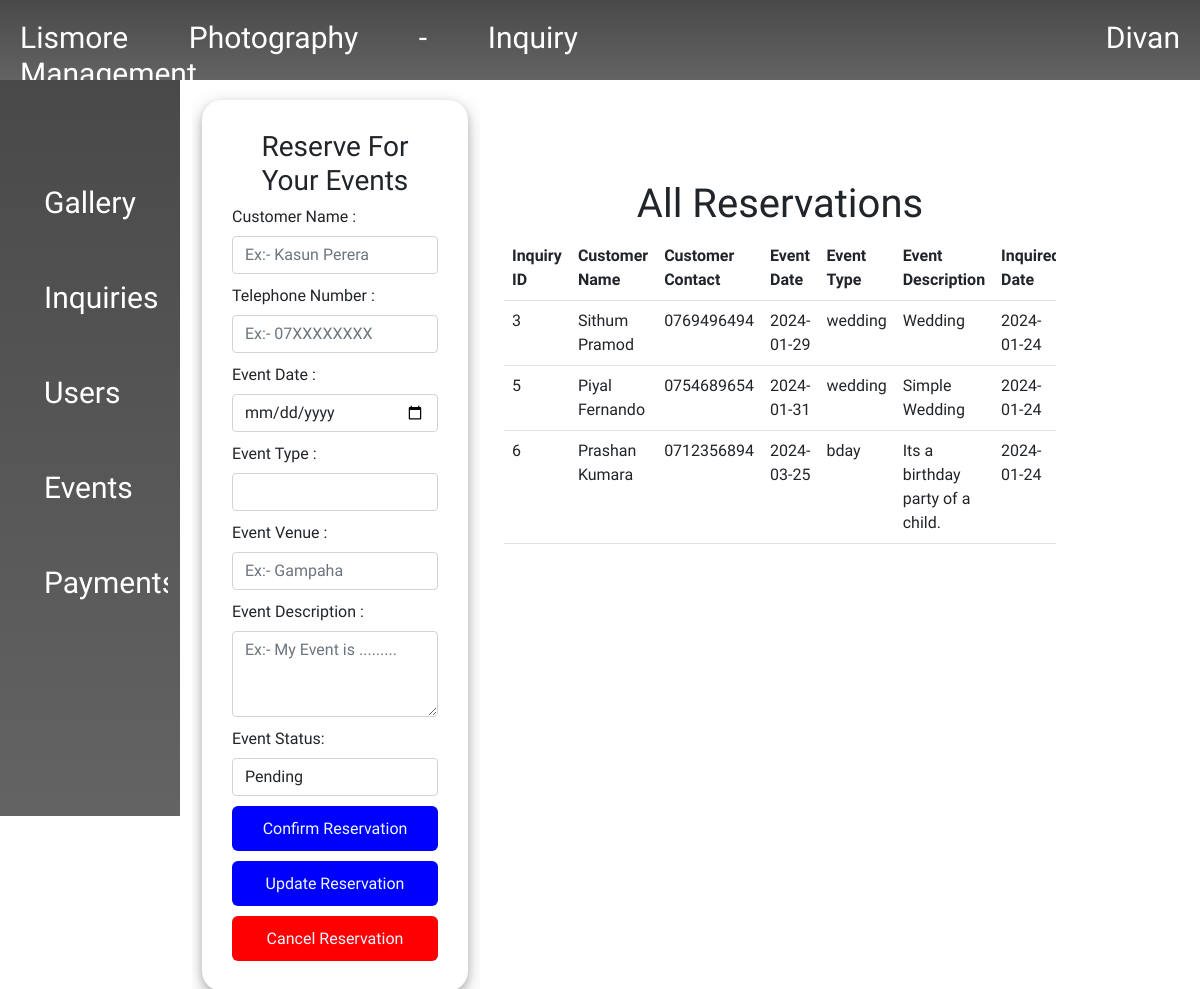
Screenshot of /admin_inquiry.php (signed in) with the database file from the repository.
### tables this page shows
CREATE TABLE `inquiries` (
  `i_id` int NOT NULL,
  `i_desc` varchar(500) DEFAULT NULL,
  `i_date` date DEFAULT NULL,
  `c_name` varchar(100) DEFAULT NULL,
  `c_tpno` varchar(10) DEFAULT NULL,
  `event_date` date DEFAULT NULL,
  `event_venue` varchar(100) DEFAULT NULL,
  `i_status` enum('Pending','Completed','Canceled') DEFAULT NULL,
  `e_type` varchar(100) DEFAULT NULL
);

### admin_inquiry.php (the view, shortened to what this page needs)
<?php
$admin_name = $_SESSION['admin_name'];
require('class.php');
$db = new database_connection();
$conn = $db->get_con();
if (isset($_GET["page"])) {
    $page = $_GET["page"];
} else {
    $page = 1;
}
$first_inquiry = ($page - 1) * 6;
?>
<!DOCTYPE html>
<html lang="en">
<head>
    <link rel="stylesheet" href="./pages/css/inquiry_management.css">
</head>
<body>
    <header>
        <div class="container-fluid header-line">
            <div class="row">
                <div class="col-sm-6 left-column">
                    <h1>Lismore Photography - Inquiry Management</h1>
                </div>
                <div class="col-sm-6 right-columns justify-content-end text-end">
                    <h1><?php echo $admin_name ?></h1>
                </div>
            </div>
        </div>
    </header>
    <main>
        <div class="container-fluid main-content">
            <div class="row">
                <div class="col-sm-3 side-bar">
                    <ul class="side-bar-content">
                        <li class="side-bar-item"><a href="admin_gallery.php" class="side-bar-link">Gallery</a></li>
                        <li class="side-bar-item"><a href="admin_inquiry.php" class="side-bar-link">Inquiries</a></li>
                        <li class="side-bar-item"><a href="" class="side-bar-link">Users</a></li>
                        <li class="side-bar-item"><a href="" class="side-bar-link">Events</a></li>
                        <li class="side-bar-item"><a href="" class="side-bar-link">Payments</a></li>
                    </ul>
                </div>
                <div class="col-sm-9">
                    <div class="container-fluide">
                        <div class="row">
                            <div class="col-sm-4 inquiry-form">
                                <form method="post" class="form-inquiry" enctype="multipart/form-data">
                                    <h3 align="center">Reserve For Your Events</h3>
                                    <div class="form-group">
                                        <label for="c_name">Customer Name : </label>
                                        <input type="text" class="form-control" id="c_name" name="c_name" placeholder="Ex:- Kasun Perera " value="<?php if (isset($_SESSION["name"])) {
                                                                                                                                                        echo $_SESSION["name"];
                                                                                                                                                    } ?>" />
                                    </div>
                                    <div class="form-group">
                                        <label for="tpno">Telephone Number : </label>
                                        <input type="text" class="form-control" id="tpno" name="tpno" placeholder="Ex:- 07XXXXXXXX" value="<?php if (isset($_SESSION["tpno"])) {
                                                                                                                                                echo $_SESSION["tpno"];
                                                                                                                                            } ?>">
                                    </div>
                                    <div class="form-group">
                                        <label for="e_date">Event Date : </label>
                                        <input type="date" class="form-control" id="e_date" name="e_date" placeholder="Event Date" pattern="\d{4}-\d{2}-\d{2}" value="
                                        <?php if (isset($_SESSION["event_date"])) {
                                            echo $_SESSION["event_date"];
                                        } ?>
                                        ">
                                    </div>
                                    <div class="form-group">
                                        <label for="e_type">Event Type : </label>
                                        <select name="e_type" id="" class="form-control" id="e_type" name="e_type" placeholder="Select Your Event Type">
                                            <option value="<?php if (isset($_SESSION["e_type"])) {
                                                                echo $_SESSION["e_type"];
                                                            } ?>"><?php if (isset($_SESSION["e_type"])) {
                                                                    } ?></option>
                                            <option value="Wedding">Wedding</option>
                                        </select>
                                    </div>
                                    <div class="form-group">
                                        <label for="e_venue">Event Venue : </label>
                                        <input type="text" class="form-control" id="e_venue" name="e_venue" placeholder="Ex:- Gampaha" value="<?php if (isset($_SESSION["e_venue"])) {
                                                                                                                                                    echo $_SESSION["e_venue"];
                                                                                                                                                }  ?>">
                                    </div>
                                    <div class="form-group">
                                        <label for="e_desc">Event Description : </label>
                                        <textarea class="form-control" id="e_desc" name="e_desc" placeholder="Ex:- My Event is ........." rows=3><?php if (isset($_SESSION["e_desc"])) {
                                                                                                                                                    } ?></textarea>
                                    </div>
                                    <div class="form-group">
                                        <label for="e_status">Event Status: </label>
                                        <select name="e_status" id="" class="form-control" id="e_status" name="e_status" placeholder="Select Your Event Type">
                                            <option value="Pending" selected="selected">Pending</option>
                                        </select>
                                    </div>
                                    <button type="submit" class="btn btn-submit confirm-btn" name="btn_confirm">Confirm Reservation</button>
                                    <button type="submit" class="btn btn-submit update-btn" name="btn_update">Update Reservation</button>
                                    <input type="reset" class="btn btn-reset reset-btn" value="Cancel Reservation">
                                </form>
                            </div>
                            <div class="col-sm-8 inquiry-table">
                                <div class="container-fluid inquiry-table-section">
                                    <div class="row">
                                        <div class="title-text">
                                            <h1 class="title text-center">All Reservations</h1>
                                        </div>
                                    </div>
                                    <div class="row">
                                        <table class="table inq-table">
                                            <tr>
                                                <th>Inquiry ID</th>
                                                <th>Customer Name</th>
                                                <th>Customer Contact</th>
                                                <th>Event Date</th>
                                                <th>Event Type</th>
                                                <th>Event Description</th>
                                                <th>Inquired Date</th>
                                            </tr>
                                            <?php
                                            $sql = "SELECT * FROM inquiries LIMIT $first_inquiry, 6";
                                            $result = $conn->query($sql);
                                            if ($result->num_rows > 0) {
                                                while ($row = $result->fetch_assoc()) {
                                            ?>
                                                    <tr>
                                                        <td><?php echo $row["i_id"] ?></td>
                                                        <td><?php echo $row["c_name"] ?></td>
                                                        <td><?php echo $row["c_tpno"] ?></td>
                                                        <td><?php echo $row["event_date"] ?></td>
                                                        <td><?php echo $row["e_type"] ?></td>
                                                        <td><?php echo $row["i_desc"] ?></td>
                                                        <td><?php echo $row["i_date"] ?></td>
                                                    </tr>
                                            <?php
                                                }
                                            }
                                            ?>
                                        </table>
                                    </div>
                                </div>
                            </div>
                        </div>
                    </div>
                </div>
            </div>
        </div>
    </main>
</body>
</html>

### pages/css/style.css (style rules this page uses)
* { margin: 0px; padding: 0px; text-decoration: none; list-style: none; font-family: 'work sans', sans-serif; box-sizing: border-box; overflow-x: hidden; }
:root { --main-color:#ffc83d; --primary-color: #0a1118; }
a { color: var(--primary-color); }

### pages/css/login.css (style rules this page uses)
* { margin: 0px; padding: 0px; text-decoration: none; list-style: none; font-family: 'work sans', sans-serif; box-sizing: border-box; overflow: hidden; overflow-y: hidden; }
:root { --main-color:#ffc83d; --primary-color: #0a1118; }
a { color: var(--primary-color); }
.btn { width: 100%; height: 45px; background: #d6d6d6; border: none; outline: none; border-radius: 6px; cursor: pointer; font-size: 1em; color: #162938; font-weight: 500; }

### pages/css/sign.css (style rules this page uses)
* { margin: 0px; padding: 0px; text-decoration: none; list-style: none; font-family: 'work sans', sans-serif; box-sizing: border-box; overflow: hidden; overflow-y: hidden; }
:root { --main-color:#ffc83d; --primary-color: #0a1118; }
a { color: var(--primary-color); }
.btn { width: 100%; height: 45px; background: #d6d6d6; border: none; outline: none; border-radius: 6px; cursor: pointer; font-size: 1em; color: #162938; font-weight: 500; }

### pages/css/inquiry_management.css (style rules this page uses)
body { background-color: transparent; overflow: auto; }
.header-line { color:aliceblue; background-image: linear-gradient(rgba(0, 0, 0, 0.712),rgba(0, 0, 0, 0.6)); }
.header-line { height:80px; background-image: linear-gradient(rgba(0, 0, 0, 0.712),rgba(0, 0, 0, 0.61)); color:white; justify-content: space-around; text-align: justify; vertical-align: middle; padding:10px; }
.header-line h1 { font-size: 30px; padding: 10px; }
.side-bar { width: 15vw; height:92vh; background-image: linear-gradient(rgba(0, 0, 0, 0.712),rgba(0, 0, 0, 0.61)); }
.side-bar .side-bar-content { list-style-type: none; margin-top: 100px; }
.side-bar .side-bar-content .side-bar-item { margin-bottom: 50px; }
.side-bar-link { text-decoration: none; color:white; cursor: pointer; font-size: 30px; }
.side-bar-link::before { content: ''; height:60px; width:5px; background-color: white; position: absolute; left:0px; opacity:0; }
.form-group { margin-bottom:10px; }
.form-inquiry { box-shadow: 0 4px 8px 0 rgba(0, 0, 0, 0.2), 0 6px 20px 0 rgba(0, 0, 0, 0.19); padding:30px; width:auto; height:auto; margin-top: 20px; margin-bottom: 100px; margin-left:10px; border-radius: 20px; }
.confirm-btn { margin-bottom:10px; background-color: blue; color:aliceblue; }
.update-btn { margin-bottom:10px; background-color: blue; color:aliceblue; }
.reset-btn { background-color: red; color:aliceblue; }
.title-text { margin-top: 100px; }
.inq-table { width:100%; }

### class.php (style rules this page uses)
body { background-color: black; }

### rows the page displays
inquiries: i_id "3", c_name "Sithum Pramod", c_tpno "0769496494", event_date "2024-01-29", e_type "wedding", i_desc "Wedding", i_date "2024-01-24"
inquiries: i_id "5", c_name "Piyal Fernando", c_tpno "0754689654", event_date "2024-01-31", e_type "wedding", i_desc "Simple Wedding", i_date "2024-01-24"
inquiries: i_id "6", c_name "Prashan Kumara", c_tpno "0712356894", event_date "2024-03-25", e_type "bday", i_desc "Its a birthday party of a child.", i_date "2024-01-24"

### other values shown
$admin_name "Divan"
